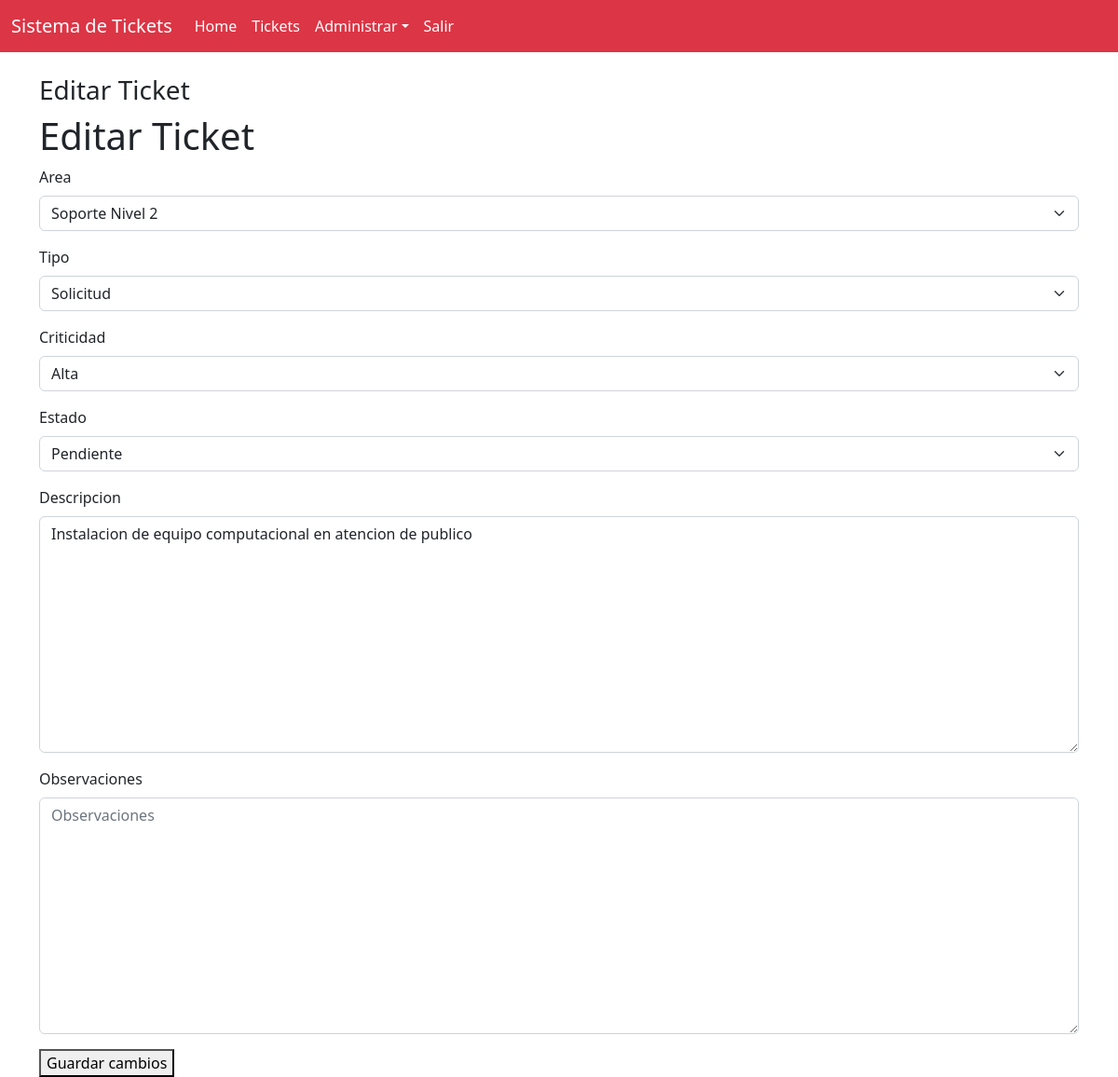
Before: /home/14/editar_ticket (signed in) with the older database file.
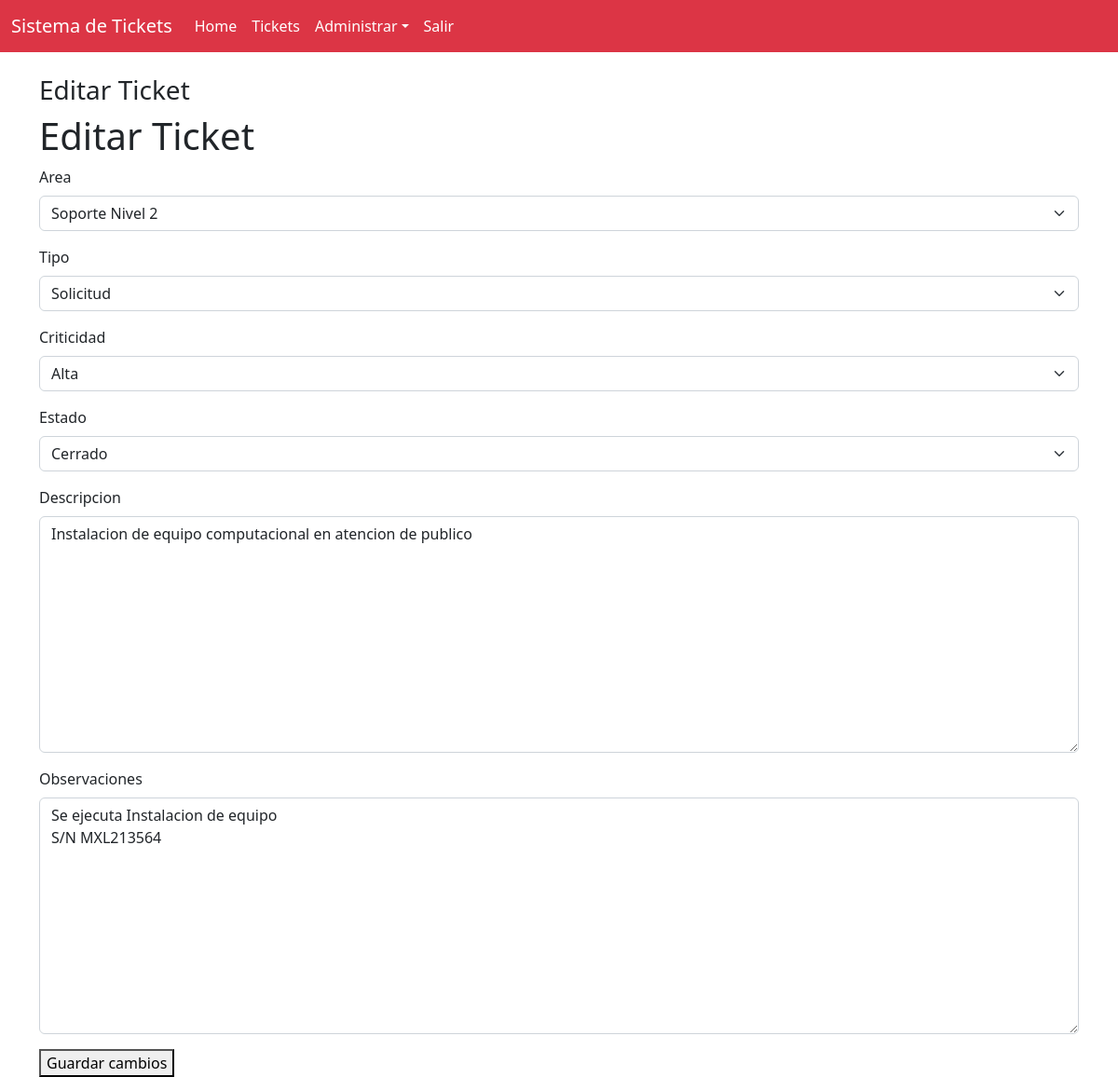
After: the same page with the newer database file.
### core/models.py (models this page shows)
class Ticket(models.Model):
    fecha_creacion = models.DateTimeField(auto_now_add=True)
    cliente = models.ForeignKey("Profile", on_delete=models.CASCADE, related_name='tickets_creados')
    ejecutivo = models.ForeignKey("Profile", on_delete=models.CASCADE, related_name='tickets_asignados')
    area = models.ForeignKey("Area", on_delete=models.CASCADE, verbose_name="Area", default = 'Ejecutivo Telefonico')
    tipo = models.ForeignKey("Tipo", on_delete=models.CASCADE, verbose_name="Tipo",default='Solicitud')
    criticidad = models.ForeignKey("Criticidad", on_delete=models.CASCADE, verbose_name="Criticidad",default='Media')
    estado = models.ForeignKey("Estado", on_delete=models.CASCADE, verbose_name="Estado", default=1)
    descripcion = models.TextField()
    observaciones = models.TextField(blank=True)
    user = models.ForeignKey(User,on_delete=models.CASCADE, verbose_name='Usuario', null=True)

### core/views.py (the view)
# urls.py: path('<int:id>/editar_ticket', vista_editar_ticket, name='editar_ticket'),
@login_required
def vista_editar_ticket(request, id):
    ticket = get_object_or_404(Ticket, id=id)
    if request.method == 'POST':
        form = FormEditarTicket(request.POST, instance=ticket)
        if form.is_valid():
            form.save()
            return redirect('tickets')
    else:
        form = FormEditarTicket(instance=ticket)
    return render(request, 'core/tickets/editar_ticket.html', {'form': form, 'ticket': ticket})

### core/forms.py
class FormEditarTicket(forms.ModelForm):
    class Meta:
        model = Ticket
        fields = ['area', 'tipo', 'criticidad', 'estado', 'descripcion', 'observaciones']

### core/models.py (called while the page is built)
    def __str__(self):
        return self.nombre_area

    def __str__(self):
        return self.tipo_ticket

    def __str__(self):
        return self.nombre_criticidad

    def __str__(self):
        return self.estado_ticket

### core/templates/core/tickets/editar_ticket.html (shortened to what this page needs)
{% extends 'core/base.html' %}
{% load bootstrap5 %}
{% block content %}
<h3> Editar Ticket </h3>
{% if request.user.is_authenticated %}
    <h1>Editar Ticket</h1>
    <form method="post">
        {% bootstrap_form form layout='horizontal' %}
        <button type="submit">Guardar cambios</button>
    </form>
{% endif %}
{% endblock %}

Changed rows visible on the page:
changed Ticket "Soporte Nivel 2": estado "Pendiente" → "Cerrado"; observaciones (not shown) → "Se ejecuta Instalacion de equipo S/N MXL213564"
